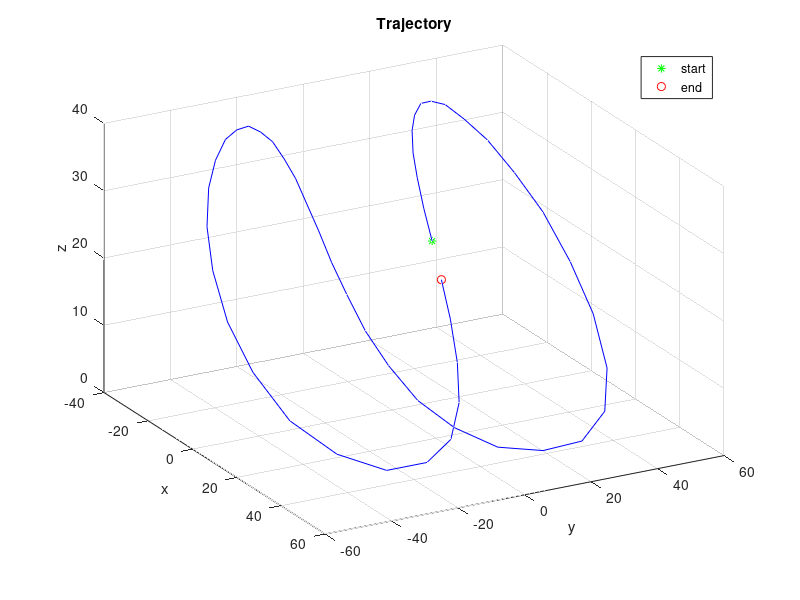
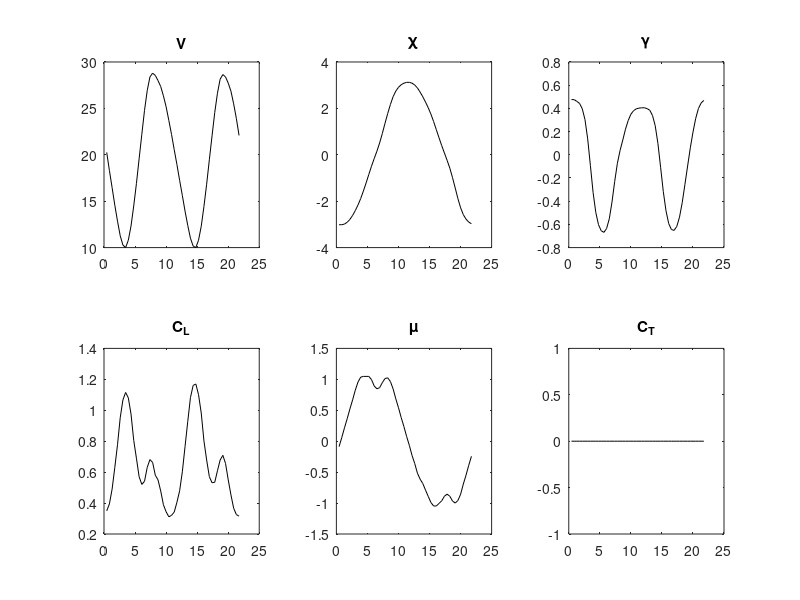

Recreate these plots in MATLAB, in order.
clear all
load acmod

% load temp_initguess
load eight_exp_001
ac.p_exp = 0.25;

N = (length(Z)-2)/8;

tfin = Z(end);
t = linspace(tfin/N,tfin,N);

V = Z(1:N);
chi = Z(N+1:2*N);
gam = Z(2*N+1:3*N);
x = Z(3*N+1:4*N);
y = Z(4*N+1:5*N);
z = Z(5*N+1:6*N);
CL = Z(6*N+1:7*N);
mu = Z(7*N+1:8*N);

figure
plot3(x,-y,-z,'-b');
hold on
strt = plot3(x(1),-y(1),-z(1),'*g'); % start
fin = plot3(x(end),-y(end),-z(end),'or'); % end
xlabel('x');
ylabel('y');
zlabel('z');
view(61,31)
legend([strt,fin],'start','end');
title('Trajectory');
grid on
hold off

pltmarker = '-k';
figure
subplot(2,3,1)
plot(t,V,pltmarker);
title('V');

subplot(2,3,2)
plot(t,chi,pltmarker);
title('\chi');

subplot(2,3,3)
plot(t,gam,pltmarker);
title('\gamma');

subplot(2,3,4)
plot(t,CL,pltmarker);
title('C_L');

subplot(2,3,5)
plot(t,mu,pltmarker);
title('\mu');

subplot(2,3,6)
plot(t,zeros(size(t)),pltmarker);
title('C_{T}');